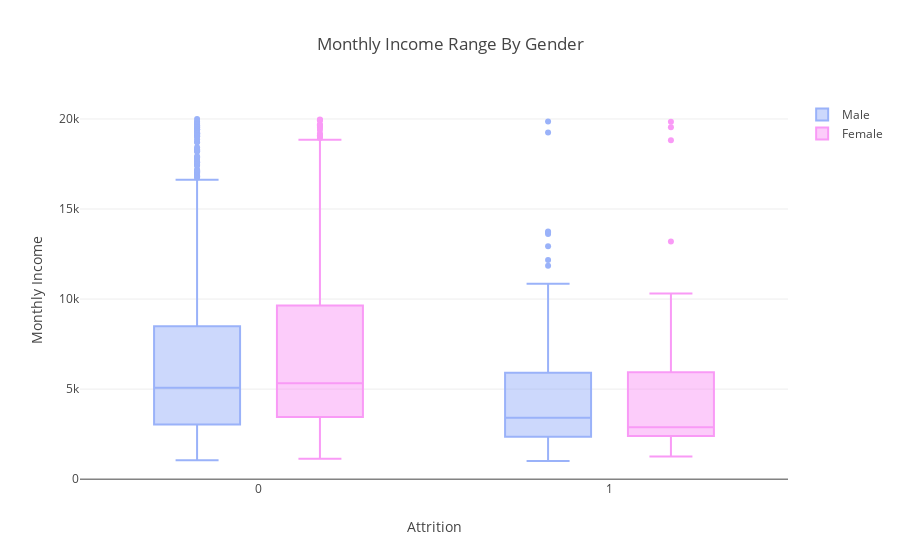

The cell this chart's notebook holds for it:
### Code cell
trace1 = go.Box(
    x= data[data['Gender'] == 'Male']['Attrition'],
    y= data[data['Gender'] == 'Male']['MonthlyIncome'],
    name= 'Male',
    marker = dict(color='#9ab2f9')
)

trace2 = go.Box(
    x= data[data['Gender'] == 'Female']['Attrition'],
    y= data[data['Gender'] == 'Female']['MonthlyIncome'],
    name= 'Female',
    marker = dict(color='#f99af6')
)

layout = go.Layout(
    title = 'Monthly Income Range By Gender',
    boxmode='group',
    xaxis = dict(title='Attrition'),
    yaxis = dict(title='Monthly Income')
)

fig = dict(data=[trace1, trace2], layout=layout)
py.iplot(fig)

### Figure 1 — Plotly figure (JSON) as saved in the notebook; plotly's stock layout.template omitted (floating-point values rounded to 4 significant figures; data arrays with more than 128 entries replaced by an {"elided": "..."} marker saying what was removed)
{"data": [{"marker": {"color": "#9ab2f9"}, "name": "Male", "type": "box", "uid": "c637a59f-4074-4715-b1c1-98fced0f6f1e", "x": {"elided": "882 int values"}, "y": {"elided": "882 int values"}}, {"marker": {"color": "#f99af6"}, "name": "Female", "type": "box", "uid": "7c67032e-4c69-4c18-9655-a26edb0a9990", "x": {"elided": "588 int values"}, "y": {"elided": "588 int values"}}], "layout": {"boxmode": "group", "title": {"text": "Monthly Income Range By Gender"}, "xaxis": {"title": {"text": "Attrition"}}, "yaxis": {"title": {"text": "Monthly Income"}}}}
